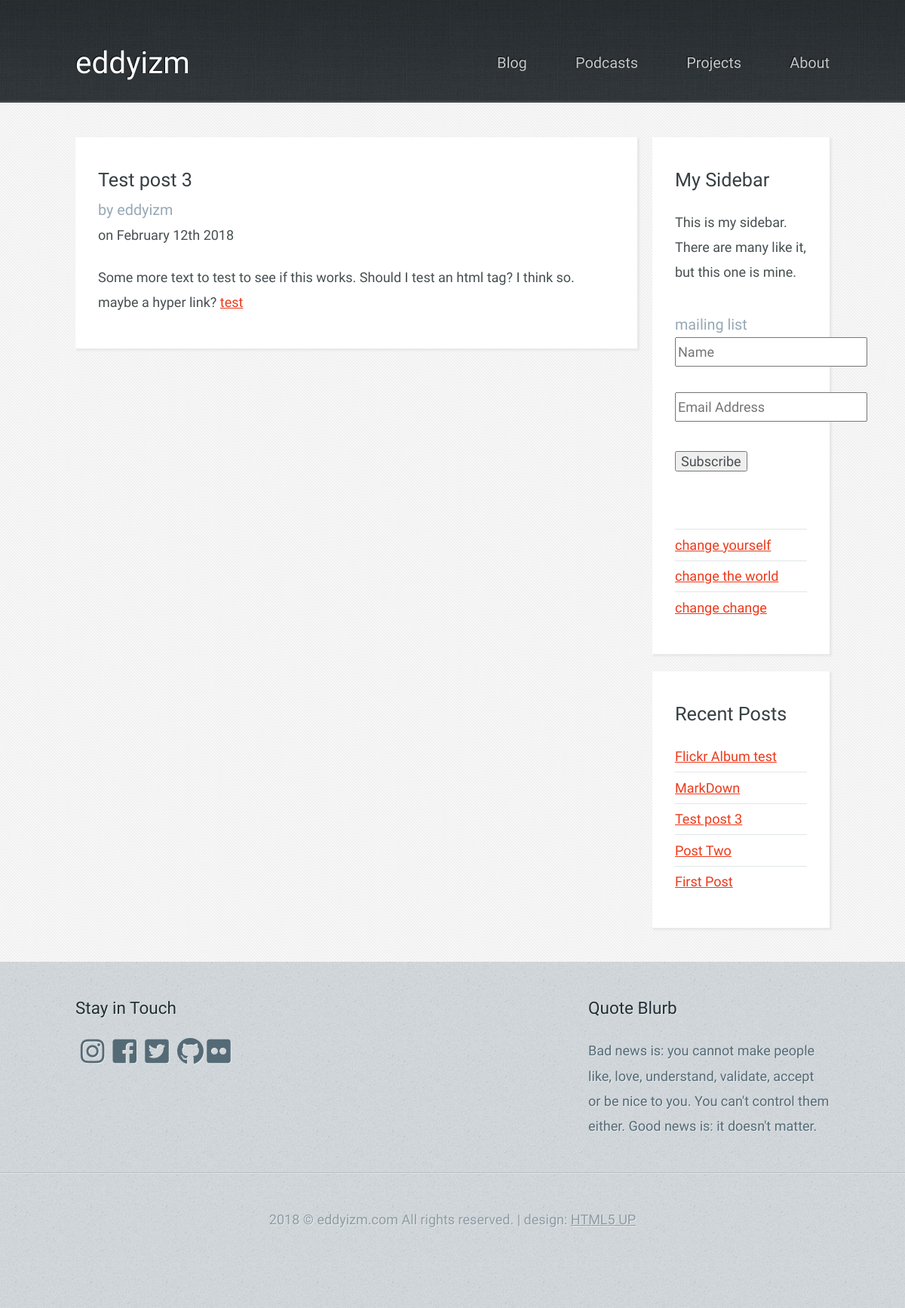
Page /blog/3/ on the committed database.
### blog/models.py (models this page shows, shortened)
class BlogPost(models.Model):
    title = models.CharField(max_length=255)
    date = models.DateTimeField()
    body = models.CharField(max_length=20000)
    author = models.ForeignKey(Author, on_delete=models.DO_NOTHING,)
    tags = models.ManyToManyField(Tag)
    class Meta:
        ordering = ['-date',]

class Author(models.Model):
    name = models.CharField(max_length=64)
    email = models.CharField(max_length=64)

### blog/views.py (the view)
# urls.py: url(r'^blog/(?P<id>[0-9]+)/', views.post_detail, name='post_detail'),
def post_detail(request, id):
    post = BlogPost.objects.get(pk = id);
    posts = BlogPost.objects.all()[:5];
    return render_to_response('blog/post.html', {'post' : post, 'posts' : posts})

### blog/templates/blog/post.html (shortened to what this page needs)
{% extends "blog/layout.html" %}
{% block content %}
      <div id="content-wrapper">
        <div id="content">
          <div class="container">
            <div class="row">
              <div class="9u 12u(mobile)">
                <section>
                  <header>
                      <h2>{{ post.title }}</h2>
                      <h3> <span>by </span> {{ post.author.name }}</h3>
                      <h4> <span>on {{ post.date|date:"F jS o" }} </span></h4>
                  </header>
                    <p> {{ post.body| safe }} </p>
                </section>
               </div>
              <div class="3u 12u(mobile)">
                <section>
                    <header>
                      <h2>My Sidebar</h2>
                    </header>
                    <p>
                      This is my sidebar. There are many like it, but this one is mine.
                    </p>
                    <ul class="link-list">
                      <li>
                          <div class="entry-content" itemprop="text">
                              <div id="mc_embed_signup">
                              <form id="mc-embedded-subscribe-form" class="validate" action="https://eddyizm.us17.list-manage.com/subscribe/post?u=d53e408a6ccb1e1ce4059fb9c&amp;id=9d4ffc78c0" method="post" name="mc-embedded-subscribe-form" novalidate="" target="_blank">
                              <div id="mc_embed_signup_scroll">
                              <h3>mailing list</h3>
                              <div class="mc-field-group">
                                <input id="mce-FNAME" class="required" name="FNAME" placeholder="Name" type="text" value="" /></div>
                                <div class="mc-field-group">
                                <br />
                                <input id="mce-EMAIL" class="required email" name="EMAIL" type="email" placeholder="Email Address" value="" /></div>
                              <div class="clear"><input id="mc-embedded-subscribe" class="button" name="subscribe" type="submit" value="Subscribe" /></div>
                              </div>
                              </form>
                              </div>
                              <p><br />
                              </li>
                      <li><a href="#">change yourself</a></li>
                      <li><a href="#">change the world</a></li>
                      <li><a href="#">change change</a></li>
                    </ul>
                </section>
                <section>
                    <header>
                      <h2>Recent Posts</h2>
                    </header>
                    <ul class="link-list">
                      {% for blog_post in posts %}
                      <li><a href="/blog/{{ blog_post.id }}/"> {{ blog_post.title }} </a></li>
                      {% endfor %}
                      </ul>
                 </section>
              </div>
            </div>
          </div>
        </div>
      </div>
    </div>
      {% endblock %}

### blog/static/blog/assets/css/main.css (style rules this page uses)
html, body, div, span, applet, object, iframe, h1, h2, h3, h4, h5, h6, p, blockquote, pre, a, abbr, acronym, address, big, cite, code, del, dfn, em, img, ins, kbd, q, s, samp, small, strike, strong, sub, sup, tt, var, b, u, i, center, dl, dt, dd, ol, ul, li, fieldset, form, label, legend, table, caption, tbody, tfoot, thead, tr, th, td, article, aside, canvas, details, embed, figure, figcaption, footer, header, hgroup, menu, nav, output, ruby, section, summary, time, mark, audio, video { margin: 0; padding: 0; border: 0; font-size: 100%; font: inherit; vertical-align: baseline; }
article, aside, details, figcaption, figure, footer, header, hgroup, menu, nav, section { display: block; }
body { line-height: 1; }
ol, ul { list-style: none; }
body { -webkit-text-size-adjust: none; }
*, *:before, *:after { -moz-box-sizing: border-box; -webkit-box-sizing: border-box; box-sizing: border-box; }
.container { margin-left: auto; margin-right: auto; }
.container { width: 960px; }
@media screen and (min-width: 737px) { .container { width: 1200px; } }
@media screen and (min-width: 737px) and (max-width: 1200px) { .container { width: 1000px; } }
.row { border-bottom: solid 1px transparent; -moz-box-sizing: border-box; -webkit-box-sizing: border-box; box-sizing: border-box; }
.row > * { float: left; -moz-box-sizing: border-box; -webkit-box-sizing: border-box; box-sizing: border-box; }
.row:after, .row:before { content: ''; display: block; clear: both; height: 0; }
.row > * { padding: 0 0 0 40px; }
.row { margin: 0 0 -1px -40px; }
.\39 u, .\39 u\24 { width: 75%; clear: none; margin-left: 0; }
.\33 u, .\33 u\24 { width: 25%; clear: none; margin-left: 0; }
@media screen and (min-width: 737px) { .row > * { padding: 25px 0 0 25px; } }
@media screen and (min-width: 737px) { .row { margin: -25px 0 -1px -25px; } }
@media screen and (min-width: 737px) and (max-width: 1200px) { .row > * { padding: 20px 0 0 20px; } }
@media screen and (min-width: 737px) and (max-width: 1200px) { .row { margin: -20px 0 -1px -20px; } }
body { background: #D4D9DD url("images/bg03.jpg"); color: #474f51; font-size: 13.5pt; font-family: 'Yanone Kaffeesatz'; line-height: 1.85em; font-weight: 300; }
input, textarea, select { color: #474f51; font-size: 13.5pt; font-family: 'Yanone Kaffeesatz'; line-height: 1.85em; font-weight: 300; }
ul, ol, p, dl { margin: 0 0 2em 0; }
a { text-decoration: underline; }
section > :last-child, .last-child { margin-bottom: 0 !important; }
.link-list li { padding: 0.2em 0 0.2em 0; }
.link-list li:first-child { padding-top: 0 !important; border-top: 0 !important; }
.link-list li:last-child { padding-bottom: 0 !important; border-bottom: 0 !important; }
#content .link-list li { border-bottom: solid 1px #e2e6e8; }
@media screen and (min-width: 737px) { body { min-width: 1200px; } }
@media screen and (min-width: 737px) { section:last-child { margin-bottom: 0 !important; } }
@media screen and (min-width: 737px) { #content-wrapper { background: #f7f7f7 url("images/bg04.png"); border-top: solid 1px #fff; padding: 45px 0 45px 0; } }
@media screen and (min-width: 737px) { #content section { background: #fff; padding: 40px 30px 45px 30px; box-shadow: 2px 2px 2px 1px rgba(128, 128, 128, 0.1); margin: 0 0 10% 0; } }
@media screen and (min-width: 737px) { #content h2 { font-size: 1.8em; color: #373f42; margin: 0 0 0.25em 0; } }
@media screen and (min-width: 737px) { #content h3 { color: #96a9b5; font-size: 1.25em; } }
@media screen and (min-width: 737px) { #content a { color: #ED391B; } }
@media screen and (min-width: 737px) { #content header { margin: 0 0 2em 0; } }
@media screen and (min-width: 737px) and (max-width: 1200px) { body { min-width: 1000px; } }
@media screen and (min-width: 737px) and (max-width: 1200px) { #content h2 { font-size: 1.4em; } }
@media screen and (min-width: 737px) and (max-width: 1200px) { #content h3 { font-size: 1.1em; } }
@media screen and (min-width: 737px) and (max-width: 1200px) { #content header { margin: 0 0 1.25em 0; } }

### rows in the picture
BlogPost: title "Test post 3", author.name "eddyizm", date "February 12th 2018", body "Some more text to test to see if this works. Should I test an html tag? I think so. maybe a hyper link? test"
BlogPost: title "Flickr Album test"
BlogPost: title "MarkDown"
BlogPost: title "Post Two"
BlogPost: title "First Post"
